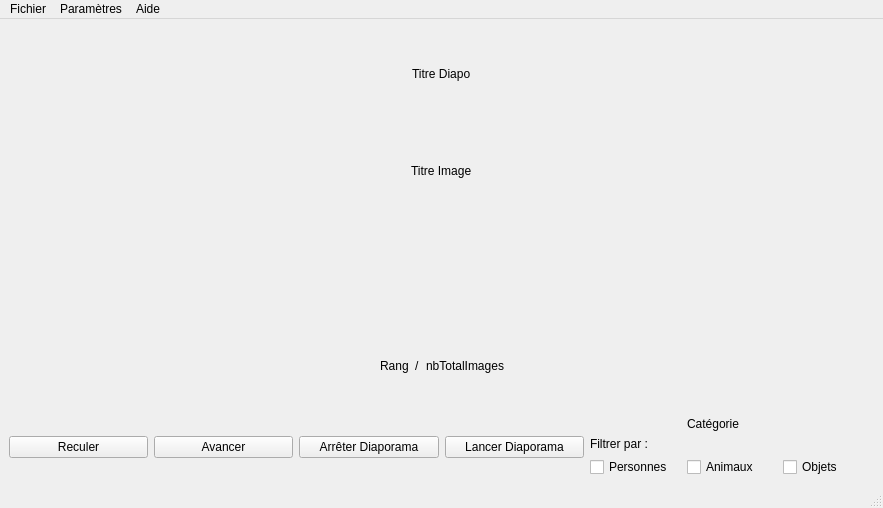
<?xml version="1.0" encoding="UTF-8"?>
<ui version="4.0">
 <class>lecteurvue</class>
 <widget class="QMainWindow" name="lecteurvue">
  <property name="geometry">
   <rect>
    <x>0</x>
    <y>0</y>
    <width>883</width>
    <height>508</height>
   </rect>
  </property>
  <property name="windowTitle">
   <string>lecteurvue</string>
  </property>
  <widget class="QWidget" name="centralwidget">
   <layout class="QVBoxLayout" name="verticalLayout" stretch="1,0">
    <item>
     <layout class="QGridLayout" name="gLayoutInfoImageDiapo">
      <item row="3" column="1">
       <layout class="QHBoxLayout" name="hLayoutRang">
        <item>
         <spacer name="horizontalSpacer_5">
          <property name="orientation">
           <enum>Qt::Horizontal</enum>
          </property>
          <property name="sizeHint" stdset="0">
           <size>
            <width>40</width>
            <height>20</height>
           </size>
          </property>
         </spacer>
        </item>
        <item>
         <widget class="QLabel" name="lRang">
          <property name="text">
           <string>Rang</string>
          </property>
         </widget>
        </item>
        <item>
         <widget class="QLabel" name="lSlash">
          <property name="text">
           <string>/</string>
          </property>
         </widget>
        </item>
        <item>
         <widget class="QLabel" name="lTotalImage">
          <property name="text">
           <string>nbTotalImages</string>
          </property>
         </widget>
        </item>
        <item>
         <spacer name="horizontalSpacer_8">
          <property name="orientation">
           <enum>Qt::Horizontal</enum>
          </property>
          <property name="sizeHint" stdset="0">
           <size>
            <width>40</width>
            <height>20</height>
           </size>
          </property>
         </spacer>
        </item>
       </layout>
      </item>
      <item row="0" column="1">
       <layout class="QHBoxLayout" name="hLayoutTitreDiapo_2">
        <item>
         <spacer name="horizontalSpacer">
          <property name="orientation">
           <enum>Qt::Horizontal</enum>
          </property>
          <property name="sizeHint" stdset="0">
           <size>
            <width>40</width>
            <height>20</height>
           </size>
          </property>
         </spacer>
        </item>
        <item>
         <widget class="QLabel" name="lTitreDiapo">
          <property name="text">
           <string>Titre Diapo</string>
          </property>
         </widget>
        </item>
        <item>
         <spacer name="horizontalSpacer_2">
          <property name="orientation">
           <enum>Qt::Horizontal</enum>
          </property>
          <property name="sizeHint" stdset="0">
           <size>
            <width>40</width>
            <height>20</height>
           </size>
          </property>
         </spacer>
        </item>
       </layout>
      </item>
      <item row="1" column="1">
       <layout class="QHBoxLayout" name="hLayoutTitreImage">
        <item>
         <spacer name="horizontalSpacer_3">
          <property name="orientation">
           <enum>Qt::Horizontal</enum>
          </property>
          <property name="sizeHint" stdset="0">
           <size>
            <width>40</width>
            <height>20</height>
           </size>
          </property>
         </spacer>
        </item>
        <item>
         <widget class="QLabel" name="lTitreImage">
          <property name="text">
           <string>Titre Image</string>
          </property>
         </widget>
        </item>
        <item>
         <spacer name="horizontalSpacer_4">
          <property name="orientation">
           <enum>Qt::Horizontal</enum>
          </property>
          <property name="sizeHint" stdset="0">
           <size>
            <width>40</width>
            <height>20</height>
           </size>
          </property>
         </spacer>
        </item>
       </layout>
      </item>
      <item row="2" column="0">
       <spacer name="horizontalSpacer_6">
        <property name="orientation">
         <enum>Qt::Horizontal</enum>
        </property>
        <property name="sizeHint" stdset="0">
         <size>
          <width>40</width>
          <height>20</height>
         </size>
        </property>
       </spacer>
      </item>
      <item row="2" column="2">
       <spacer name="horizontalSpacer_7">
        <property name="orientation">
         <enum>Qt::Horizontal</enum>
        </property>
        <property name="sizeHint" stdset="0">
         <size>
          <width>40</width>
          <height>20</height>
         </size>
        </property>
       </spacer>
      </item>
      <item row="2" column="1">
       <widget class="QLabel" name="lImage">
        <property name="text">
         <string/>
        </property>
        <property name="pixmap">
         <pixmap resource="imagesDiapo.qrc">:/lecteurDiapo/cartesDisney/Disney_tapis.gif</pixmap>
        </property>
        <property name="alignment">
         <set>Qt::AlignCenter</set>
        </property>
        <property name="openExternalLinks">
         <bool>false</bool>
        </property>
       </widget>
      </item>
     </layout>
    </item>
    <item>
     <layout class="QHBoxLayout" name="hLayoutMenuInter">
      <item>
       <layout class="QHBoxLayout" name="hLayoutChangerImage">
        <item>
         <widget class="QPushButton" name="bReculer">
          <property name="text">
           <string>Reculer</string>
          </property>
         </widget>
        </item>
        <item>
         <widget class="QPushButton" name="bAvancer">
          <property name="text">
           <string>Avancer</string>
          </property>
         </widget>
        </item>
       </layout>
      </item>
      <item>
       <layout class="QHBoxLayout" name="hLayoutLancArretDiapo">
        <item>
         <widget class="QPushButton" name="bArreterDiapo">
          <property name="text">
           <string>Arrêter Diaporama</string>
          </property>
         </widget>
        </item>
        <item>
         <widget class="QPushButton" name="bLancerDiapo">
          <property name="text">
           <string>Lancer Diaporama</string>
          </property>
         </widget>
        </item>
       </layout>
      </item>
      <item>
       <layout class="QGridLayout" name="hLayoutFiltrage">
        <item row="0" column="1">
         <widget class="QLabel" name="lCategorie">
          <property name="text">
           <string>Catégorie</string>
          </property>
         </widget>
        </item>
        <item row="2" column="0">
         <widget class="QCheckBox" name="cbPersonne">
          <property name="text">
           <string>Personnes</string>
          </property>
         </widget>
        </item>
        <item row="2" column="1">
         <widget class="QCheckBox" name="cbAnimal">
          <property name="text">
           <string>Animaux</string>
          </property>
         </widget>
        </item>
        <item row="1" column="0">
         <widget class="QLabel" name="lFiltrage">
          <property name="text">
           <string>Filtrer par :</string>
          </property>
         </widget>
        </item>
        <item row="2" column="2">
         <widget class="QCheckBox" name="cbObjet">
          <property name="text">
           <string>Objets</string>
          </property>
         </widget>
        </item>
       </layout>
      </item>
     </layout>
    </item>
   </layout>
  </widget>
  <widget class="QMenuBar" name="menubar">
   <property name="geometry">
    <rect>
     <x>0</x>
     <y>0</y>
     <width>883</width>
     <height>26</height>
    </rect>
   </property>
   <widget class="QMenu" name="menuFichier">
    <property name="title">
     <string>Fichier</string>
    </property>
    <addaction name="actionQuitter"/>
   </widget>
   <widget class="QMenu" name="menuParam_tres">
    <property name="title">
     <string>Paramètres</string>
    </property>
    <addaction name="actionCharger_Diaporama"/>
    <addaction name="actionVitesse_de_defilement"/>
    <addaction name="actionEnlever_Diaporama"/>
   </widget>
   <widget class="QMenu" name="menuA_propos_de">
    <property name="title">
     <string>Aide</string>
    </property>
    <addaction name="actionA_propos_de"/>
   </widget>
   <addaction name="menuFichier"/>
   <addaction name="menuParam_tres"/>
   <addaction name="menuA_propos_de"/>
  </widget>
  <widget class="QStatusBar" name="statusbar"/>
  <action name="actionCharger_Diaporama">
   <property name="text">
    <string>Charger Diaporama</string>
   </property>
  </action>
  <action name="actionVitesse_de_defilement">
   <property name="text">
    <string>Vitesse de défilement</string>
   </property>
  </action>
  <action name="actionEnlever_Diaporama">
   <property name="text">
    <string>Enlever Diaporama</string>
   </property>
  </action>
  <action name="actionQuitter">
   <property name="text">
    <string>Quitter</string>
   </property>
  </action>
  <action name="actionA_propos_de">
   <property name="text">
    <string>A propos de ...</string>
   </property>
  </action>
 </widget>
 <resources>
  <include location="imagesDiapo.qrc"/>
 </resources>
 <connections/>
</ui>
